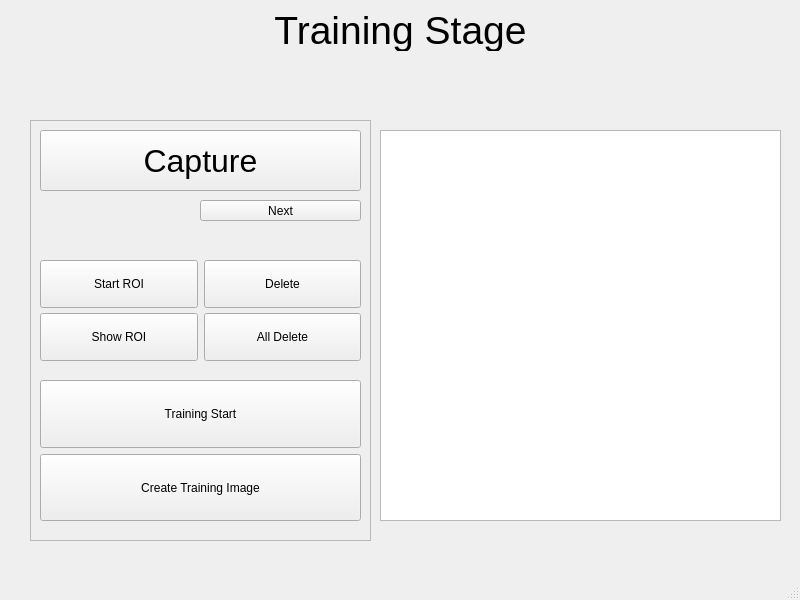
<?xml version="1.0" encoding="UTF-8"?>
<ui version="4.0">
 <class>MainWindow</class>
 <widget class="QMainWindow" name="MainWindow">
  <property name="geometry">
   <rect>
    <x>0</x>
    <y>0</y>
    <width>800</width>
    <height>600</height>
   </rect>
  </property>
  <property name="windowTitle">
   <string>MainWindow</string>
  </property>
  <widget class="QWidget" name="centralwidget">
   <widget class="QLabel" name="label">
    <property name="geometry">
     <rect>
      <x>10</x>
      <y>10</y>
      <width>781</width>
      <height>41</height>
     </rect>
    </property>
    <property name="font">
     <font>
      <pointsize>29</pointsize>
     </font>
    </property>
    <property name="text">
     <string>Training Stage</string>
    </property>
    <property name="alignment">
     <set>Qt::AlignCenter</set>
    </property>
   </widget>
   <widget class="QWidget" name="widget" native="true">
    <property name="geometry">
     <rect>
      <x>10</x>
      <y>70</y>
      <width>781</width>
      <height>491</height>
     </rect>
    </property>
    <widget class="QFrame" name="frame">
     <property name="geometry">
      <rect>
       <x>20</x>
       <y>50</y>
       <width>341</width>
       <height>421</height>
      </rect>
     </property>
     <property name="frameShape">
      <enum>QFrame::StyledPanel</enum>
     </property>
     <property name="frameShadow">
      <enum>QFrame::Raised</enum>
     </property>
     <widget class="QWidget" name="gridLayoutWidget">
      <property name="geometry">
       <rect>
        <x>10</x>
        <y>140</y>
        <width>321</width>
        <height>101</height>
       </rect>
      </property>
      <layout class="QGridLayout" name="gridLayout" rowstretch="0,0" columnstretch="0,0">
       <property name="verticalSpacing">
        <number>5</number>
       </property>
       <item row="0" column="0">
        <widget class="QPushButton" name="button_start_roi">
         <property name="sizePolicy">
          <sizepolicy hsizetype="Minimum" vsizetype="Expanding">
           <horstretch>0</horstretch>
           <verstretch>0</verstretch>
          </sizepolicy>
         </property>
         <property name="text">
          <string>Start ROI</string>
         </property>
        </widget>
       </item>
       <item row="0" column="1">
        <widget class="QPushButton" name="button_delete">
         <property name="sizePolicy">
          <sizepolicy hsizetype="Minimum" vsizetype="Expanding">
           <horstretch>0</horstretch>
           <verstretch>0</verstretch>
          </sizepolicy>
         </property>
         <property name="text">
          <string>Delete</string>
         </property>
        </widget>
       </item>
       <item row="1" column="0">
        <widget class="QPushButton" name="button_show_roi">
         <property name="sizePolicy">
          <sizepolicy hsizetype="Minimum" vsizetype="Expanding">
           <horstretch>0</horstretch>
           <verstretch>0</verstretch>
          </sizepolicy>
         </property>
         <property name="text">
          <string>Show ROI</string>
         </property>
        </widget>
       </item>
       <item row="1" column="1">
        <widget class="QPushButton" name="button_all_delete">
         <property name="sizePolicy">
          <sizepolicy hsizetype="Minimum" vsizetype="Expanding">
           <horstretch>0</horstretch>
           <verstretch>0</verstretch>
          </sizepolicy>
         </property>
         <property name="text">
          <string>All Delete</string>
         </property>
        </widget>
       </item>
      </layout>
     </widget>
     <widget class="QWidget" name="verticalLayoutWidget">
      <property name="geometry">
       <rect>
        <x>10</x>
        <y>260</y>
        <width>321</width>
        <height>141</height>
       </rect>
      </property>
      <layout class="QVBoxLayout" name="verticalLayout">
       <item>
        <widget class="QPushButton" name="pushButton_2">
         <property name="sizePolicy">
          <sizepolicy hsizetype="Minimum" vsizetype="Minimum">
           <horstretch>0</horstretch>
           <verstretch>0</verstretch>
          </sizepolicy>
         </property>
         <property name="text">
          <string>Training Start</string>
         </property>
        </widget>
       </item>
       <item>
        <widget class="QPushButton" name="pushButton">
         <property name="sizePolicy">
          <sizepolicy hsizetype="Minimum" vsizetype="Minimum">
           <horstretch>0</horstretch>
           <verstretch>0</verstretch>
          </sizepolicy>
         </property>
         <property name="text">
          <string>Create Training Image</string>
         </property>
        </widget>
       </item>
      </layout>
     </widget>
     <widget class="QPushButton" name="button_capture">
      <property name="geometry">
       <rect>
        <x>10</x>
        <y>10</y>
        <width>321</width>
        <height>61</height>
       </rect>
      </property>
      <property name="font">
       <font>
        <family>Arial</family>
        <pointsize>24</pointsize>
       </font>
      </property>
      <property name="text">
       <string>Capture</string>
      </property>
     </widget>
     <widget class="QPushButton" name="button_capture_next">
      <property name="geometry">
       <rect>
        <x>170</x>
        <y>80</y>
        <width>161</width>
        <height>21</height>
       </rect>
      </property>
      <property name="text">
       <string>Next</string>
      </property>
     </widget>
    </widget>
    <widget class="QGraphicsView" name="graphicsView">
     <property name="geometry">
      <rect>
       <x>370</x>
       <y>60</y>
       <width>401</width>
       <height>391</height>
      </rect>
     </property>
    </widget>
   </widget>
  </widget>
  <widget class="QMenuBar" name="menubar">
   <property name="geometry">
    <rect>
     <x>0</x>
     <y>0</y>
     <width>800</width>
     <height>21</height>
    </rect>
   </property>
  </widget>
  <widget class="QStatusBar" name="statusbar"/>
 </widget>
 <resources/>
 <connections/>
</ui>
